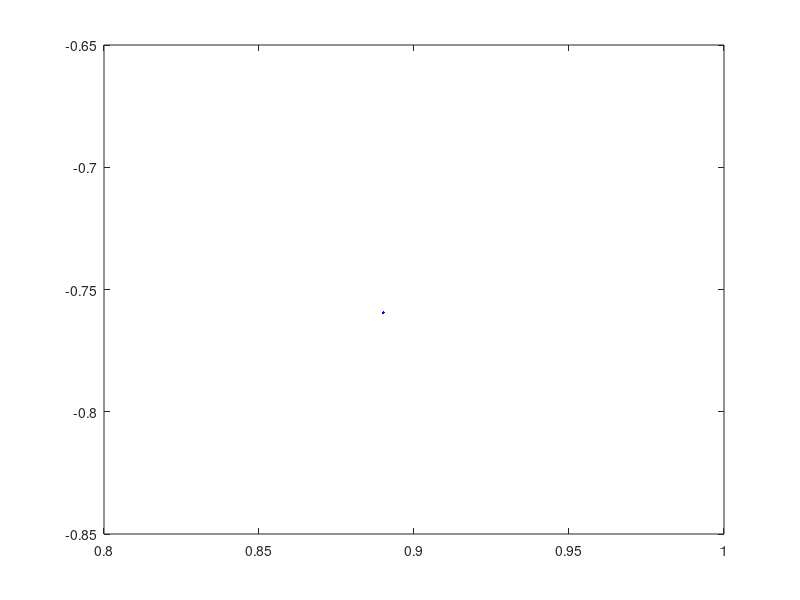

Reproduce this figure in MATLAB.
%% Flag_init 
% Initializes the positions of the flags

function [Left_handle,Right_handle] = flag_init()
    left_flag_pos = rand([2,1]);
    left_flag_pos(1) = left_flag_pos(1)*(-1.5); 
    left_flag_pos(2) = left_flag_pos(2)*1.9 - 1;
    
    
    right_flag_pos = rand([2,1]);
    right_flag_pos(1) = right_flag_pos(1)*1.5;
    right_flag_pos(2) = right_flag_pos(2)*1.9 - 1;
    
    
    % Creating Plot handles
    Left_handle = cell(1);
    Right_handle = cell(1);
    
    Left_handle = plot(left_flag_pos(1),left_flag_pos(2),'r.');
    Right_handle = plot(right_flag_pos(1), right_flag_pos(2),'b.');
    
    
end